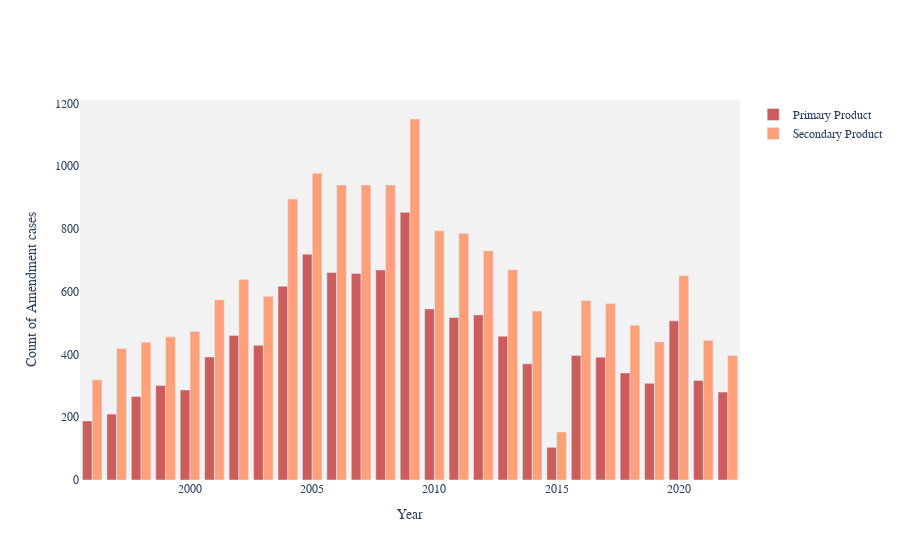

Source (notebook cell):
### Code cell
# # Violation Plots

import plotly.express as px
import plotly.graph_objects as go

# fig = px.bar(new_df81, 
#              x="year", 
#              y =[2,'unfilter_2'],
#              title='8-k amendment count over the year',        
#              )


# fig = go.Figure(data=[
#     go.Bar(name='filan Predictions', x="year", y=2),
#     go.Bar(name='unfiltered Precitions', x="year", y='unfilter_2')
# ])

fig = go.Figure()
fig.add_trace(go.Bar(
    x=new_df8_final["year"],
    y=new_df8_final[2],
    name='Primary Product',
    marker_color='indianred'
))
fig.add_trace(go.Bar(
    x=new_df8_final["year"],
    y=new_df8_final['unfilter_2'],
    name='Secondary Product',
    marker_color='lightsalmon'
))





# fig.update_traces(marker_color='#31417A')
fig.update_layout(  
    
    font_family="Times New Roman",    
    title_font_family="Times New Roman",
    
    xaxis=dict(showgrid=False),
    yaxis=dict(showgrid=False),
     font=dict(
        
        size=12,
        
    ),
    xaxis_title="Year",
    yaxis_title="Count of Amendment cases",
    plot_bgcolor='#f2f2f2',  # Gray background color,
    title={
       
        'y':0.9,
        'x':0.5,
        'xanchor': 'center',
        'yanchor': 'top'})
fig.show()

### Figure 1 — Plotly figure (JSON) as saved in the notebook; plotly's stock layout.template omitted (floating-point values rounded to 4 significant figures)
{"data": [{"marker": {"color": "indianred"}, "name": "Primary Product", "type": "bar", "x": [1996, 1997, 1998, 1999, 2000, 2001, 2002, 2003, 2004, 2005, 2006, 2007, 2008, 2009, 2010, 2011, 2012, 2013, 2014, 2015, 2016, 2017, 2018, 2019, 2020, 2021, 2022], "y": [188, 210, 266, 301, 287, 392, 460, 429, 617, 719, 661, 658, 669, 853, 545, 518, 526, 458, 370, 104, 397, 391, 341, 308, 507, 317, 280]}, {"marker": {"color": "lightsalmon"}, "name": "Secondary Product", "type": "bar", "x": [1996, 1997, 1998, 1999, 2000, 2001, 2002, 2003, 2004, 2005, 2006, 2007, 2008, 2009, 2010, 2011, 2012, 2013, 2014, 2015, 2016, 2017, 2018, 2019, 2020, 2021, 2022], "y": [319, 419, 439, 456, 473, 574, 639, 585, 895, 977, 940, 940, 940, 1150, 794, 786, 730, 670, 538, 153, 572, 562, 493, 440, 651, 445, 397]}], "layout": {"font": {"family": "Times New Roman", "size": 12}, "plot_bgcolor": "#f2f2f2", "title": {"font": {"family": "Times New Roman"}, "x": 0.5, "xanchor": "center", "y": 0.9, "yanchor": "top"}, "xaxis": {"showgrid": false, "title": {"text": "Year"}}, "yaxis": {"showgrid": false, "title": {"text": "Count of Amendment cases"}}}}
